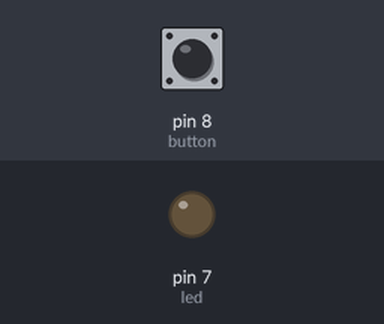
Bench run of a sketch on a simulated Arduino Uno, built with avr-gcc and run on an emulated ATmega328P. Parts: output pins drawn as LEDs (lit = HIGH). The inputs (shaded band) are chosen by the test bench; at power-on: pin 8 (button) LOW.

Above: at 1.2 s.
1.3 s: pin 8 (button) pulled HIGH for 0.15 s
At 1.37 s:
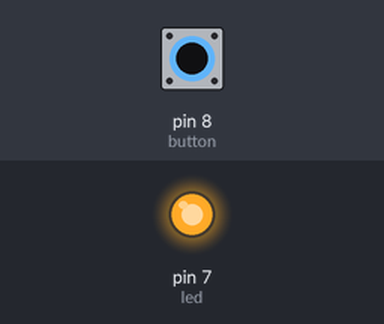
2.9 s: pin 8 (button) pulled HIGH for 3.2 s
At 7.4 s:
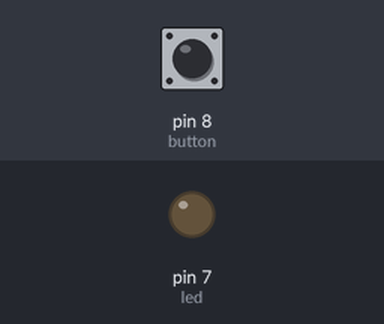
Timing chart, 0 to 8.9 s (numbered marks = the images above; inputs shaded):
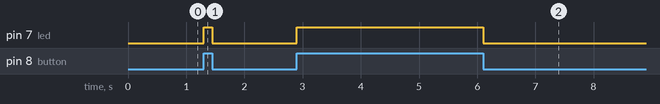

Measured:
- after the input at 1.3 s, pin 7 (led): LOW → HIGH at once, → LOW 0.15 s later
- after the input at 2.9 s, pin 7 (led): LOW → HIGH at once, → LOW 3.2 s later

The sketch:

ButtonLed.ino
```cpp
const int button = 8;
const int led = 7;
int state = 0;
void setup()
{
  pinMode(button, INPUT);
  pinMode(led, OUTPUT);
}
void loop()
{
  state = digitalRead(button);
  if(state == HIGH)
  {
    digitalWrite(led, HIGH);
  }
  else
  {
    digitalWrite(led, LOW);
  }
}
```
